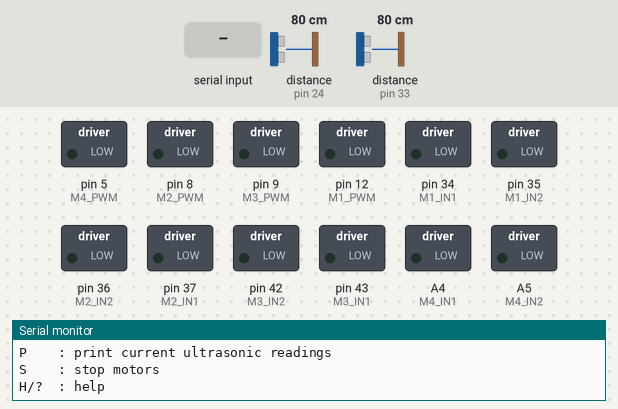
Recording of a sketch running on a simulated Arduino Mega 2560, built with avr-gcc and run on an emulated ATmega2560. Parts: switched loads named in the sketch (green lamp = pin HIGH), the last lines printed to the serial monitor. The test bench sets the inputs (shaded band); at power-on: distance to the obstacle (sensors on pin 24, pin 33) 80 cm. The echo pulse lasts 58.3 µs per cm; pins used as bus, display or sensor lines are not drawn.

Above: at 1.2 s.
1.3 s: "G\n" received over Serial
At 2.2 s:
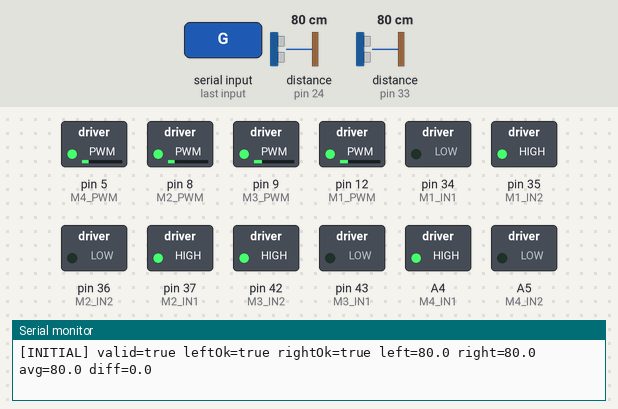
2.8 s: distance to the obstacle (sensor on pin 24) set to 38 cm
4.3 s: distance to the obstacle (sensor on pin 24) set to 33 cm
At 4.9 s:
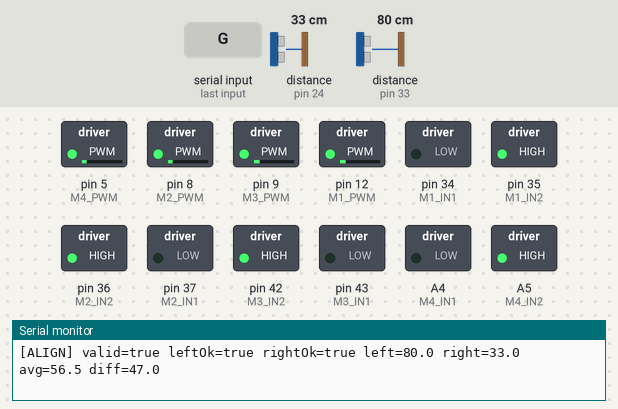
6.0 s: distance to the obstacle (sensor on pin 33) set to 2 cm
At 7.3 s:
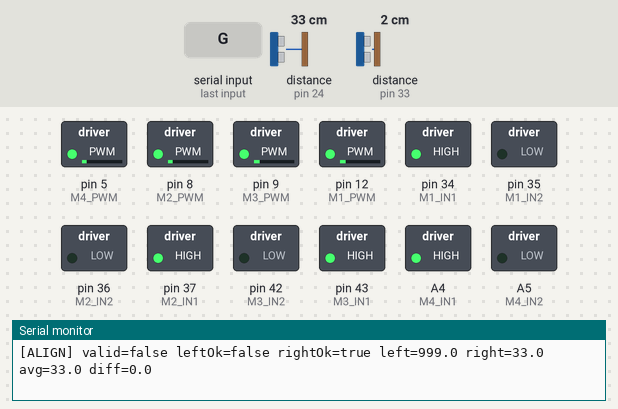
Timing chart, 0 to 9.2 s (numbered marks = the images above; inputs shaded):
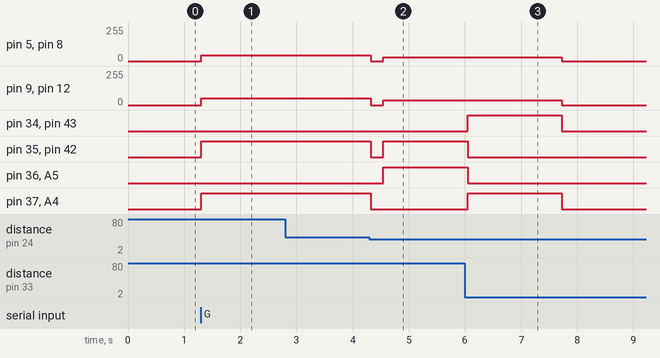

Measured:
- the behaviour switches between 36 and 35 cm on distance to the obstacle (sensor on pin 24) (found by bisection; images 1 and 2)
- after the input at 1.3 s, pin 5 (M4_PWM), pin 8 (M2_PWM): 0/255 → 42/255 at once; pin 9 (M3_PWM), pin 12 (M1_PWM): 0/255 → 50/255 at once; pin 35 (M1_IN2), pin 37 (M2_IN1), pin 42 (M3_IN2), A4 (M4_IN1): LOW → HIGH at once
- after the input at 4.3 s, pin 5 (M4_PWM), pin 8 (M2_PWM): 42/255 → 0/255 at once, → 28/255 0.22 s later
- after the input at 6.0 s, pin 5 (M4_PWM), pin 8 (M2_PWM): 28/255 → 0/255 after 1.7 s instead of 2.0 s

The sketch:

AMR_Strafe_Time_Test.ino
```cpp
#include <Arduino.h>

/*
Strafe distance calibration sketch

Flow:
1. Send `g` in Serial Monitor.
2. Robot moves forward until one front ultrasonic sees the wall at about 35 cm.
3. Robot aligns perpendicular to the wall.
4. Robot approaches until average wall distance is about 33 cm.
5. Robot waits for strafe commands:
   - `r100` -> strafe right for 100 ms
   - `l250` -> strafe left for 250 ms

This sketch uses the current stage-1 strafe actuation force:
- base PWM = 34
- kick PWM = 42
*/

// ============================================================
// Pin Definitions
// ============================================================
const unsigned long SERIAL_BAUD = 115200UL;

const uint8_t US_L_TRIG = 32;
const uint8_t US_L_ECHO = 33;
const uint8_t US_R_TRIG = 22;
const uint8_t US_R_ECHO = 24;

const uint8_t M1_PWM = 12;
const uint8_t M1_IN1 = 34;
const uint8_t M1_IN2 = 35;

const uint8_t M2_PWM = 8;
const uint8_t M2_IN1 = 37;
const uint8_t M2_IN2 = 36;

const uint8_t M3_PWM = 9;
const uint8_t M3_IN1 = 43;
const uint8_t M3_IN2 = 42;

const uint8_t M4_PWM = 5;
const uint8_t M4_IN1 = A4;
const uint8_t M4_IN2 = A5;

// ============================================================
// Tunables
// ============================================================
const int MOTOR_SIGN[4] = {-1, +1, -1, +1};
const int MOTOR_TRIM[4] = {0, -8, 0, -8};
const int SIDE_BALANCE = 0;

const int PWM_INITIAL_FORWARD = 50;
const int PWM_APPROACH_FAST = 42;
const int PWM_APPROACH_SLOW = 30;
const int PWM_BACKUP = 34;
const int PWM_STRAFE = 34;
const int PWM_STRAFE_KICK = 42;
const int PWM_ALIGN_BASE = 24;
const int PWM_ALIGN_EXTRA = 12;

const unsigned long INITIAL_FORWARD_TIMEOUT_MS = 12000UL;
const unsigned long INITIAL_FORWARD_LOOP_DELAY_MS = 25UL;
const unsigned long ALIGN_LOOP_DELAY_MS = 20UL;
const unsigned long APPROACH_BURST_MS = 140UL;
const unsigned long BACKUP_BURST_MS = 100UL;
const unsigned long STRAFE_KICK_MS = 90UL;
const unsigned long STRAFE_SETTLE_MS = 150UL;

const float INITIAL_FORWARD_DETECT_CM = 35.0f;
const float TARGET_WALL_DIST_CM = 33.0f;
const float TARGET_DEPTH_TOL_CM = 1.5f;
const float PERP_TOL_CM = 1.5f;
const float STOP_DIST_CM = 24.0f;
const float SLOW_DIST_CM = 38.0f;

const int ULTRA_TIMEOUT_US = 25000;
const int ULTRA_VALID_MIN_CM = 2;
const int ULTRA_VALID_MAX_CM = 400;
const int ALIGN_RETRIES = 40;
const int APPROACH_RETRIES = 40;
const int ALIGN_STABLE_COUNT = 2;

// ============================================================
// Data Structures
// ============================================================
struct MotorPins
{
  uint8_t pwm;
  uint8_t in1;
  uint8_t in2;
};

struct UltraPair
{
  bool leftValid;
  bool rightValid;
  bool valid;
  float leftCm;
  float rightCm;
  float avgCm;
  float diffCm;
};

// ============================================================
// Globals
// ============================================================
const MotorPins MOTORS[4] = {
  {M1_PWM, M1_IN1, M1_IN2},
  {M2_PWM, M2_IN1, M2_IN2},
  {M3_PWM, M3_IN1, M3_IN2},
  {M4_PWM, M4_IN1, M4_IN2}
};

bool preparedAtWall = false;

// ============================================================
// Helpers
// ============================================================
float floatAbs(float value)
{
  return (value < 0.0f) ? -value : value;
}

bool isDistanceValid(float cm)
{
  return (cm >= (float)ULTRA_VALID_MIN_CM && cm <= (float)ULTRA_VALID_MAX_CM);
}

float median3(float a, float b, float c)
{
  if (a > b)
  {
    float t = a; a = b; b = t;
  }
  if (b > c)
  {
    float t = b; b = c; c = t;
  }
  if (a > b)
  {
    float t = a; a = b; b = t;
  }
  return b;
}

// ============================================================
// Motor Layer
// ============================================================
void setupMotorPins()
{
  pinMode(M1_PWM, OUTPUT); pinMode(M1_IN1, OUTPUT); pinMode(M1_IN2, OUTPUT);
  pinMode(M2_PWM, OUTPUT); pinMode(M2_IN1, OUTPUT); pinMode(M2_IN2, OUTPUT);
  pinMode(M3_PWM, OUTPUT); pinMode(M3_IN1, OUTPUT); pinMode(M3_IN2, OUTPUT);
  pinMode(M4_PWM, OUTPUT); pinMode(M4_IN1, OUTPUT); pinMode(M4_IN2, OUTPUT);
}

void writeMotorRaw(uint8_t pwmPin, uint8_t in1, uint8_t in2, int signedPwm)
{
  signedPwm = constrain(signedPwm, -255, 255);

  if (signedPwm > 0)
  {
    digitalWrite(in1, HIGH);
    digitalWrite(in2, LOW);
    analogWrite(pwmPin, signedPwm);
  }
  else if (signedPwm < 0)
  {
    digitalWrite(in1, LOW);
    digitalWrite(in2, HIGH);
    analogWrite(pwmPin, -signedPwm);
  }
  else
  {
    digitalWrite(in1, LOW);
    digitalWrite(in2, LOW);
    analogWrite(pwmPin, 0);
  }
}

void writeMotorByIndex(uint8_t index, int signedPwm)
{
  if (signedPwm != 0)
  {
    int direction = (signedPwm > 0) ? 1 : -1;
    int magnitude = abs(signedPwm);
    magnitude = constrain(magnitude + MOTOR_TRIM[index], 0, 255);
    signedPwm = direction * magnitude;
  }

  signedPwm *= MOTOR_SIGN[index];
  writeMotorRaw(MOTORS[index].pwm, MOTORS[index].in1, MOTORS[index].in2, signedPwm);
}

void drive4(int pwmM1, int pwmM2, int pwmM3, int pwmM4)
{
  writeMotorByIndex(0, pwmM1);
  writeMotorByIndex(1, pwmM2);
  writeMotorByIndex(2, pwmM3);
  writeMotorByIndex(3, pwmM4);
}

void driveTank(int leftPwm, int rightPwm)
{
  int leftAdjusted = leftPwm - SIDE_BALANCE;
  int rightAdjusted = rightPwm + SIDE_BALANCE;
  drive4(leftAdjusted, rightAdjusted, leftAdjusted, rightAdjusted);
}

void stopMotors()
{
  drive4(0, 0, 0, 0);
}

void driveForward(int pwm)
{
  driveTank(pwm, pwm);
}

void driveBackward(int pwm)
{
  driveTank(-pwm, -pwm);
}

void rotateLeft(int pwm)
{
  driveTank(pwm, -pwm);
}

void rotateRight(int pwm)
{
  driveTank(-pwm, pwm);
}

void strafeLeft(int pwm)
{
  drive4(-pwm, pwm, pwm, -pwm);
}

void strafeRight(int pwm)
{
  drive4(pwm, -pwm, -pwm, pwm);
}

void executeTimedStrafe(bool strafeRightNow, unsigned long totalMs)
{
  unsigned long kickMs = (totalMs < STRAFE_KICK_MS) ? totalMs : STRAFE_KICK_MS;
  unsigned long holdMs = (totalMs > kickMs) ? (totalMs - kickMs) : 0UL;

  if (strafeRightNow)
  {
    strafeRight(PWM_STRAFE_KICK);
    delay(kickMs);
    if (holdMs > 0UL)
    {
      strafeRight(PWM_STRAFE);
      delay(holdMs);
    }
  }
  else
  {
    strafeLeft(PWM_STRAFE_KICK);
    delay(kickMs);
    if (holdMs > 0UL)
    {
      strafeLeft(PWM_STRAFE);
      delay(holdMs);
    }
  }

  stopMotors();
  delay(STRAFE_SETTLE_MS);
}

// ============================================================
// Ultrasonic Layer
// ============================================================
float readDistanceCm(uint8_t trigPin, uint8_t echoPin)
{
  digitalWrite(trigPin, LOW);
  delayMicroseconds(3);
  digitalWrite(trigPin, HIGH);
  delayMicroseconds(10);
  digitalWrite(trigPin, LOW);

  unsigned long duration = pulseIn(echoPin, HIGH, ULTRA_TIMEOUT_US);
  if (duration == 0UL) return 999.0f;

  float distance = duration * 0.0343f * 0.5f;
  if (!isDistanceValid(distance)) return 999.0f;
  return distance;
}

UltraPair readUltrasonicPair()
{
  UltraPair pair;

  float left1 = readDistanceCm(US_L_TRIG, US_L_ECHO);
  delay(8);
  float left2 = readDistanceCm(US_L_TRIG, US_L_ECHO);
  delay(8);
  float left3 = readDistanceCm(US_L_TRIG, US_L_ECHO);
  delay(12);

  float right1 = readDistanceCm(US_R_TRIG, US_R_ECHO);
  delay(8);
  float right2 = readDistanceCm(US_R_TRIG, US_R_ECHO);
  delay(8);
  float right3 = readDistanceCm(US_R_TRIG, US_R_ECHO);

  pair.leftCm = median3(left1, left2, left3);
  pair.rightCm = median3(right1, right2, right3);
  pair.leftValid = isDistanceValid(pair.leftCm);
  pair.rightValid = isDistanceValid(pair.rightCm);
  pair.valid = pair.leftValid && pair.rightValid;

  if (pair.valid)
  {
    pair.avgCm = 0.5f * (pair.leftCm + pair.rightCm);
    pair.diffCm = pair.leftCm - pair.rightCm;
  }
  else if (pair.leftValid)
  {
    pair.avgCm = pair.leftCm;
    pair.diffCm = 0.0f;
  }
  else if (pair.rightValid)
  {
    pair.avgCm = pair.rightCm;
    pair.diffCm = 0.0f;
  }
  else
  {
    pair.avgCm = 999.0f;
    pair.diffCm = 0.0f;
  }

  return pair;
}

void printUltraPair(const __FlashStringHelper *label, const UltraPair &pair)
{
  Serial.print(F("["));
  Serial.print(label);
  Serial.print(F("] valid="));
  Serial.print(pair.valid ? F("true") : F("false"));
  Serial.print(F(" leftOk="));
  Serial.print(pair.leftValid ? F("true") : F("false"));
  Serial.print(F(" rightOk="));
  Serial.print(pair.rightValid ? F("true") : F("false"));
  Serial.print(F(" left="));
  Serial.print(pair.leftCm, 1);
  Serial.print(F(" right="));
  Serial.print(pair.rightCm, 1);
  Serial.print(F(" avg="));
  Serial.print(pair.avgCm, 1);
  Serial.print(F(" diff="));
  Serial.println(pair.diffCm, 1);
}

// ============================================================
// Control Phases
// ============================================================
bool initialForwardUntilWallSeen()
{
  Serial.println(F("[INITIAL] Start forward-until-first-35cm detection"));

  unsigned long startMs = millis();
  driveForward(PWM_INITIAL_FORWARD);

  while ((millis() - startMs) <= INITIAL_FORWARD_TIMEOUT_MS)
  {
    UltraPair pair = readUltrasonicPair();
    printUltraPair(F("INITIAL"), pair);

    bool leftHit = pair.leftValid && pair.leftCm <= INITIAL_FORWARD_DETECT_CM;
    bool rightHit = pair.rightValid && pair.rightCm <= INITIAL_FORWARD_DETECT_CM;

    if ((pair.leftValid && pair.leftCm <= STOP_DIST_CM) || (pair.rightValid && pair.rightCm <= STOP_DIST_CM))
    {
      stopMotors();
      Serial.println(F("[INITIAL] Stop-distance guard hit."));
      return false;
    }

    if (leftHit || rightHit)
    {
      stopMotors();
      Serial.println(F("[INITIAL] First wall detection reached."));
      delay(STRAFE_SETTLE_MS);
      return true;
    }

    driveForward(PWM_INITIAL_FORWARD);
    delay(INITIAL_FORWARD_LOOP_DELAY_MS);
  }

  stopMotors();
  Serial.println(F("[INITIAL] Timed out before either ultrasonic saw 35 cm."));
  return false;
}

bool alignPerpendicular()
{
  Serial.println(F("[ALIGN] Start perpendicular alignment"));
  int stableCount = 0;

  for (int attempt = 0; attempt < ALIGN_RETRIES; ++attempt)
  {
    UltraPair pair = readUltrasonicPair();
    printUltraPair(F("ALIGN"), pair);

    if (!pair.valid)
    {
      stableCount = 0;

      if ((pair.leftValid && pair.leftCm <= STOP_DIST_CM) || (pair.rightValid && pair.rightCm <= STOP_DIST_CM))
      {
        stopMotors();
        Serial.println(F("[ALIGN] One valid ultrasonic is too close to wall, abort."));
        return false;
      }

      if (pair.leftValid && !pair.rightValid)
      {
        rotateLeft(PWM_ALIGN_BASE + PWM_ALIGN_EXTRA);
        delay(ALIGN_LOOP_DELAY_MS);
        continue;
      }

      if (pair.rightValid && !pair.leftValid)
      {
        rotateRight(PWM_ALIGN_BASE + PWM_ALIGN_EXTRA);
        delay(ALIGN_LOOP_DELAY_MS);
        continue;
      }

      stopMotors();
      delay(STRAFE_SETTLE_MS);
      continue;
    }

    if (pair.avgCm <= STOP_DIST_CM)
    {
      stopMotors();
      Serial.println(F("[ALIGN] Too close to wall, abort."));
      return false;
    }

    if (floatAbs(pair.diffCm) <= PERP_TOL_CM)
    {
      stableCount++;
      if (stableCount >= ALIGN_STABLE_COUNT)
      {
        stopMotors();
        Serial.println(F("[ALIGN] Perpendicular OK"));
        return true;
      }

      delay(ALIGN_LOOP_DELAY_MS);
      continue;
    }

    stableCount = 0;
    float diffAbs = floatAbs(pair.diffCm);
    int pwm = PWM_ALIGN_BASE;

    if (diffAbs >= 8.0f)
    {
      pwm += PWM_ALIGN_EXTRA;
    }
    else if (diffAbs >= 3.0f)
    {
      pwm += PWM_ALIGN_EXTRA / 2;
    }

    if (pair.diffCm > 0.0f)
    {
      rotateLeft(pwm);
    }
    else
    {
      rotateRight(pwm);
    }

    delay(ALIGN_LOOP_DELAY_MS);
  }

  stopMotors();
  Serial.println(F("[ALIGN] Failed to converge."));
  return false;
}

bool moveToTargetDistance()
{
  Serial.println(F("[DEPTH] Start approach to 33 cm"));

  for (int attempt = 0; attempt < APPROACH_RETRIES; ++attempt)
  {
    UltraPair pair = readUltrasonicPair();
    printUltraPair(F("DEPTH"), pair);

    if (!pair.valid)
    {
      stopMotors();
      delay(STRAFE_SETTLE_MS);
      continue;
    }

    if (floatAbs(pair.diffCm) > PERP_TOL_CM)
    {
      stopMotors();
      if (!alignPerpendicular()) return false;
      continue;
    }

    if (pair.avgCm <= STOP_DIST_CM)
    {
      stopMotors();
      Serial.println(F("[DEPTH] Hit stop-distance guard."));
      return false;
    }

    float depthError = pair.avgCm - TARGET_WALL_DIST_CM;
    if (floatAbs(depthError) <= TARGET_DEPTH_TOL_CM)
    {
      stopMotors();
      Serial.println(F("[DEPTH] Target distance reached."));
      return true;
    }

    if (depthError > 0.0f)
    {
      int pwm = (pair.avgCm <= SLOW_DIST_CM) ? PWM_APPROACH_SLOW : PWM_APPROACH_FAST;
      driveForward(pwm);
      delay(APPROACH_BURST_MS);
    }
    else
    {
      driveBackward(PWM_BACKUP);
      delay(BACKUP_BURST_MS);
    }

    stopMotors();
    delay(STRAFE_SETTLE_MS);
  }

  stopMotors();
  Serial.println(F("[DEPTH] Failed to reach target distance."));
  return false;
}

bool prepareAtWall()
{
  preparedAtWall = false;

  if (!initialForwardUntilWallSeen()) return false;
  if (!alignPerpendicular()) return false;
  if (!moveToTargetDistance()) return false;

  preparedAtWall = true;
  Serial.println(F("[READY] Wall prep complete. Enter l### or r###."));
  printUltraPair(F("READY"), readUltrasonicPair());
  return true;
}

// ============================================================
// Serial Commands
// ============================================================
void printHelp()
{
  Serial.println();
  Serial.println(F("=== Strafe Time Test Commands ==="));
  Serial.println(F("G    : go to wall, align perpendicular, approach to 33 cm"));
  Serial.println(F("R100 : strafe right for 100 ms"));
  Serial.println(F("L250 : strafe left for 250 ms"));
  Serial.println(F("P    : print current ultrasonic readings"));
  Serial.println(F("S    : stop motors"));
  Serial.println(F("H/?  : help"));
  Serial.println();
}

void handleCommand(const char *command)
{
  if (command[0] == '\0') return;

  char c = command[0];
  if (c >= 'a' && c <= 'z') c = (char)(c - 'a' + 'A');

  if (c == 'H' || c == '?')
  {
    printHelp();
    return;
  }

  if (c == 'G')
  {
    stopMotors();
    prepareAtWall();
    return;
  }

  if (c == 'P')
  {
    printUltraPair(F("STATUS"), readUltrasonicPair());
    return;
  }

  if (c == 'S' || c == 'X')
  {
    stopMotors();
    Serial.println(F("[STOP] Motors stopped."));
    return;
  }

  if (c == 'L' || c == 'R')
  {
    unsigned long strafeMs = strtoul(command + 1, NULL, 10);
    if (strafeMs == 0UL)
    {
      Serial.println(F("[CMD] Invalid strafe time. Use l### or r###."));
      return;
    }

    Serial.print(F("[CMD] dir="));
    Serial.print(c == 'R' ? F("RIGHT") : F("LEFT"));
    Serial.print(F(" totalMs="));
    Serial.print(strafeMs);
    Serial.print(F(" basePwm="));
    Serial.print(PWM_STRAFE);
    Serial.print(F(" kickPwm="));
    Serial.print(PWM_STRAFE_KICK);
    Serial.print(F(" prepared="));
    Serial.println(preparedAtWall ? F("true") : F("false"));

    executeTimedStrafe(c == 'R', strafeMs);
    printUltraPair(F("POST_STRAFE"), readUltrasonicPair());
    return;
  }

  Serial.print(F("[CMD] Unknown command: "));
  Serial.println(command);
  printHelp();
}

void handleSerial()
{
  static char buffer[32];
  static uint8_t length = 0;

  while (Serial.available() > 0)
  {
    char c = (char)Serial.read();

    if (c == '\r') continue;

    if (c == '\n')
    {
      buffer[length] = '\0';
      handleCommand(buffer);
      length = 0;
      buffer[0] = '\0';
      continue;
    }

    if (length < sizeof(buffer) - 1)
    {
      buffer[length++] = c;
    }
  }
}

// ============================================================
// Setup / Loop
// ============================================================
void setup()
{
  Serial.begin(SERIAL_BAUD);

  setupMotorPins();

  pinMode(US_L_TRIG, OUTPUT);
  pinMode(US_L_ECHO, INPUT);
  pinMode(US_R_TRIG, OUTPUT);
  pinMode(US_R_ECHO, INPUT);

  digitalWrite(US_L_TRIG, LOW);
  digitalWrite(US_R_TRIG, LOW);

  stopMotors();

  Serial.println(F("AMR strafe time test sketch"));
  Serial.print(F("Uses fixed strafe actuation: basePwm="));
  Serial.print(PWM_STRAFE);
  Serial.print(F(" kickPwm="));
  Serial.println(PWM_STRAFE_KICK);
  printHelp();
}

void loop()
{
  handleSerial();
}
```
